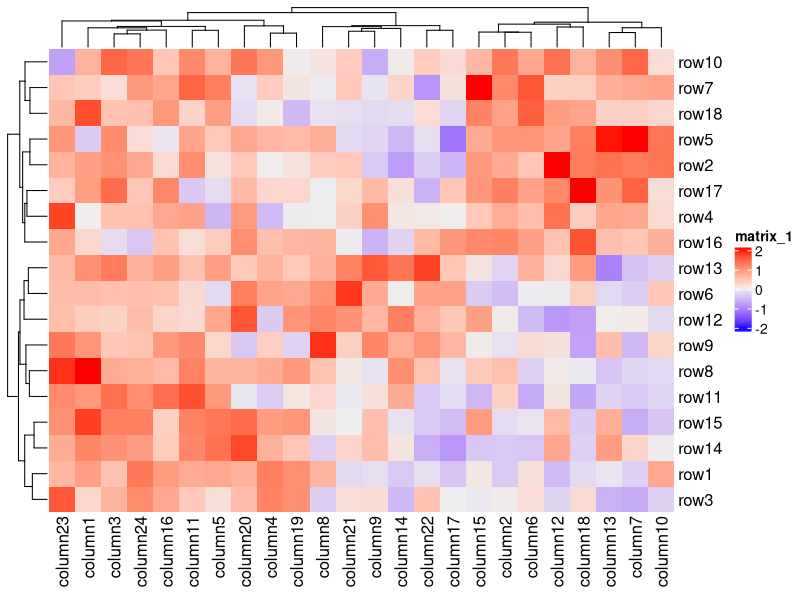
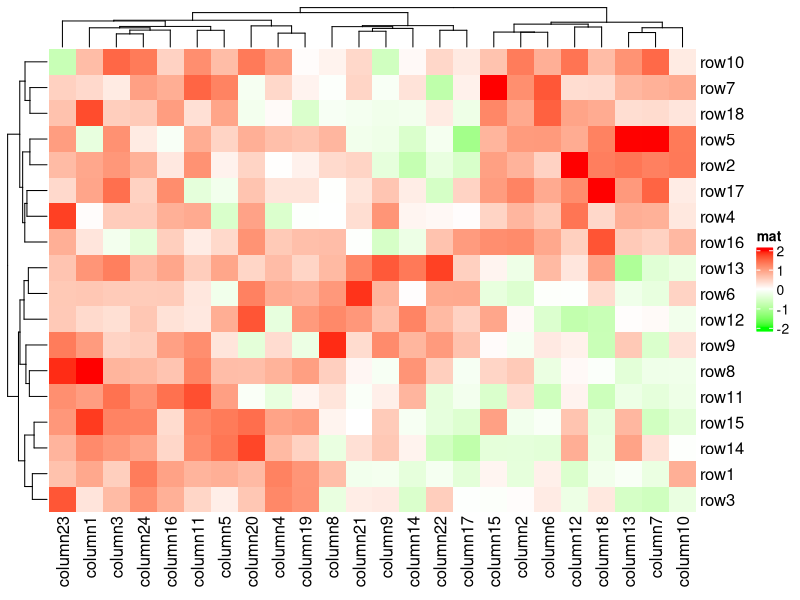
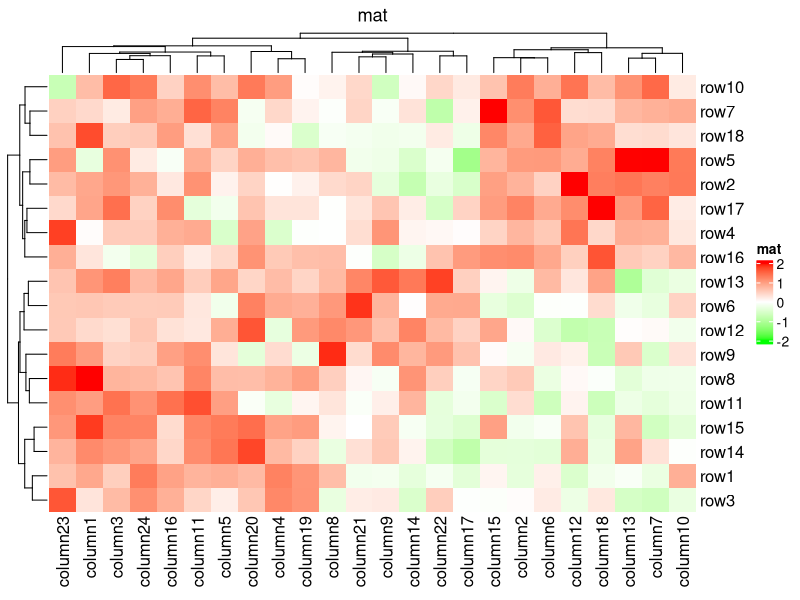
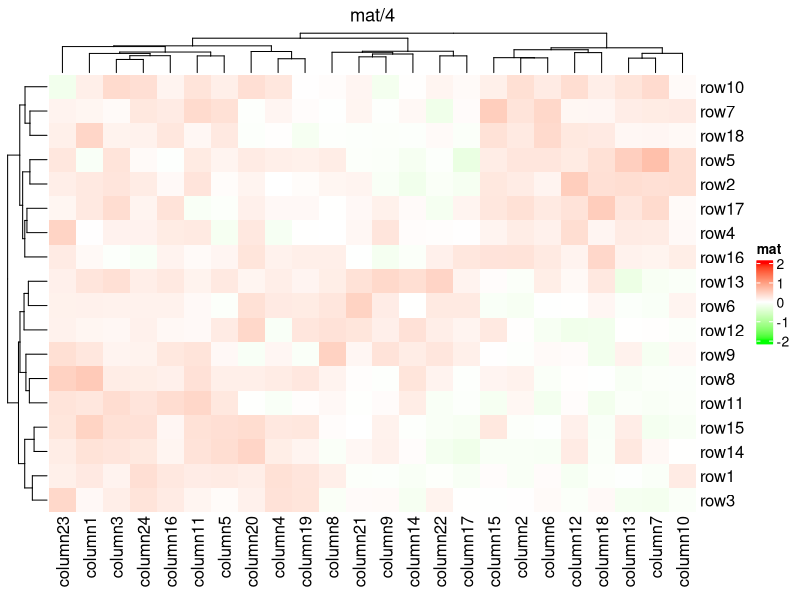
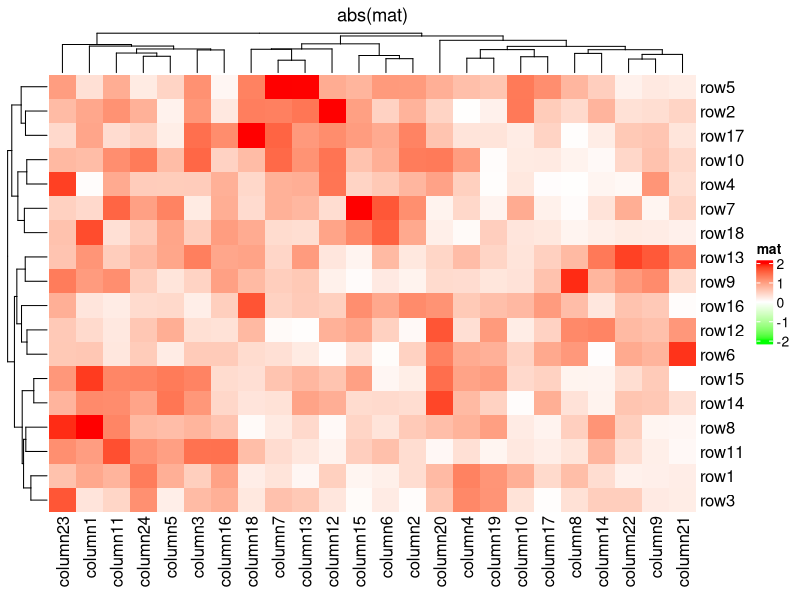
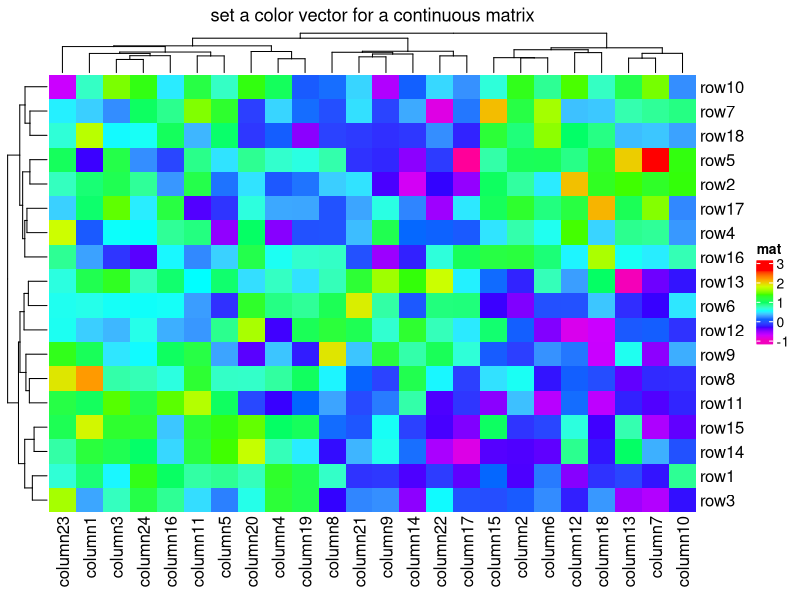
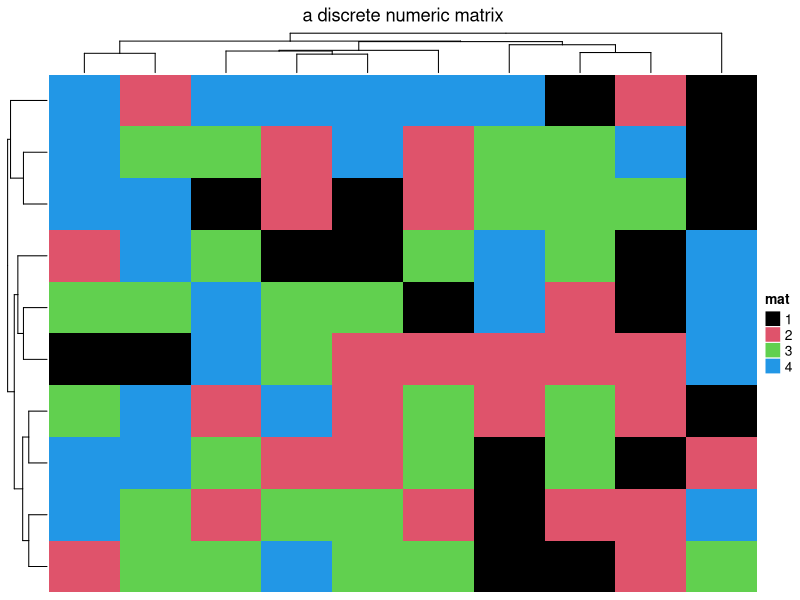
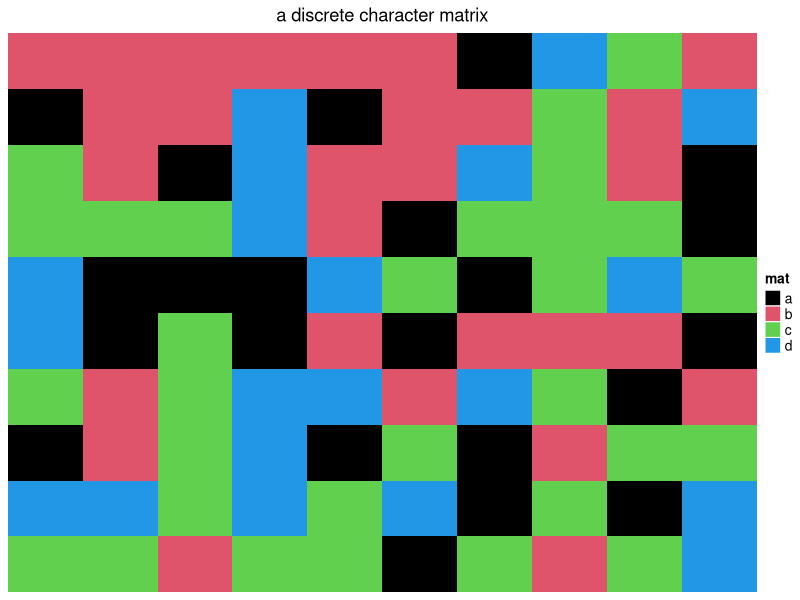

Generate these figures, in order, with R:
## ---- chunk 1
library(ComplexHeatmap)

set.seed(123)
nr1 = 4; nr2 = 8; nr3 = 6; nr = nr1 + nr2 + nr3
nc1 = 6; nc2 = 8; nc3 = 10; nc = nc1 + nc2 + nc3
mat = cbind(rbind(matrix(rnorm(nr1*nc1, mean = 1,   sd = 0.5), nr = nr1),
          matrix(rnorm(nr2*nc1, mean = 0,   sd = 0.5), nr = nr2),
          matrix(rnorm(nr3*nc1, mean = 0,   sd = 0.5), nr = nr3)),
    rbind(matrix(rnorm(nr1*nc2, mean = 0,   sd = 0.5), nr = nr1),
          matrix(rnorm(nr2*nc2, mean = 1,   sd = 0.5), nr = nr2),
          matrix(rnorm(nr3*nc2, mean = 0,   sd = 0.5), nr = nr3)),
    rbind(matrix(rnorm(nr1*nc3, mean = 0.5, sd = 0.5), nr = nr1),
          matrix(rnorm(nr2*nc3, mean = 0.5, sd = 0.5), nr = nr2),
          matrix(rnorm(nr3*nc3, mean = 1,   sd = 0.5), nr = nr3))
   )

mat = mat[sample(nr, nr), sample(nc, nc)] # random shuffle rows and columns
rownames(mat) = paste0("row", seq_len(nr))
colnames(mat) = paste0("column", seq_len(nc))
## ---- chunk 2
Heatmap(mat)
## ---- chunk 3
library(circlize)
col_fun <- colorRamp2(breaks = c(-2, 0, 2), c("green", "white", "red"))

col_fun(seq(-3, 3))

Heatmap(mat, name = "mat", col = col_fun)
## ---- chunk 4
par(mfrow = c(2,2))

Heatmap(mat, name = "mat", col = col_fun, column_title = "mat")
Heatmap(mat/4, name = "mat", col = col_fun, column_title = "mat/4")
Heatmap(abs(mat), name = "mat", col = col_fun, column_title = "abs(mat)")
## ---- chunk 5
Heatmap(mat, 
        name = "mat", 
        col = rev(rainbow(10)), 
        column_title = "set a color vector for a continuous matrix")
## ---- chunk 6
discrete_mat = matrix(sample(1:4, 100, replace = TRUE), 10, 10)
colors = structure(1:4, names = c("1", "2", "3", "4")) # black, red, green, blue
Heatmap(discrete_mat, name = "mat", col = colors,
    column_title = "a discrete numeric matrix")
## ---- chunk 7
discrete_mat = matrix(sample(letters[1:4], 100, replace = TRUE), 10, 10)
colors = structure(1:4, names = letters[1:4])
Heatmap(discrete_mat, name = "mat", col = colors,
    column_title = "a discrete character matrix")
## ---- chunk 8
Heatmap(mat, 
        border_gp = gpar(col = "black", lty = 2), 
        column_title = "set heatmap borders", 
        rect_gp = gpar(lty = 2, col = "grey", lwd = 0.5))
## ---- chunk 9
Heatmap(matrix = mat, 
        name = "mat", 
        rect_gp = gpar(type = "none"), 
        column_title = "nothing is drawn in the heatmap body")
## ---- chunk 10
library(ComplexHeatmap)
library(circlize)

set.seed(123)
mat <- matrix(rnorm(100), 10)
rownames(mat) <- paste0("R", 1:10)
colnames(mat) <- paste0("C", 1:10)

column_ha <- HeatmapAnnotation(foo1 = runif(10), 
                               bar1 = anno_barplot(runif(10)))
row_ha <- rowAnnotation(foo2 = runif(10), 
                        bar2 = anno_barplot(runif(10)))

Heatmap(mat, name = "mat", 
        top_annotation = column_ha, 
        right_annotation = row_ha)
## ---- chunk 11
column_ha
## ---- chunk 12
row_ha
## ---- chunk 13
ha <- HeatmapAnnotation(foo = 1:10)
plot(ha)
## ---- chunk 14
ha <- HeatmapAnnotation(bar = sample(letters[1:3], 10, replace = TRUE))
plot(ha)
## ---- chunk 15
?HeatmapAnnotation
col_fun <- colorRamp2(c(0, 5, 10), c("blue", "white", "red"))
ha <- HeatmapAnnotation(bar = sample(letters[1:3], 10, replace = T), 
                        col = list(bar = c("a" = "red", "b" = "green", "c" = "blue")))

plot(ha)
## ---- chunk 16
hs <- HeatmapAnnotation(
  foo = 1:10, 
  bar = sample(letters[1:3], 10, T), 
  col = list(
    foo = col_fun, # the continuous value should be a color mapping function
    bar = c("a" = "red", "b" = "green", "c" = "blue")
  )
)
plot(hs)
## ---- chunk 17
ha <- HeatmapAnnotation(
  foo = c(1:4, NA, 6:10), 
  bar = c(NA, sample(letters[1:3], 9, T)), 
  col = list(foo = col_fun, 
             bar = c("a" = "red", "b" = "green", "c" = "blue")), 
  na_col = "black"
)
plot(ha)
## ---- chunk 18
ha <- HeatmapAnnotation(
  foo = 1:10, 
  bar = sample(letters[1:3], 10, T), 
  col = list(
    foo = col_fun, 
    bar = c("a" = "red", "b" = "green", "c" = "blue")
  ),
  gp = gpar(col = "black", lty = 2)
)
plot(ha)
## ---- chunk 19
ha <- HeatmapAnnotation(foo = 1:10)

# identical to

ha <- HeatmapAnnotation(foo = anno_simple(1:10))
## ---- chunk 20
ha <- HeatmapAnnotation(
  foo = anno_simple(1:10, pch = 1, pt_gp = gpar(col = "red"), pt_size = unit(1:10, "mm"))
)

plot(ha)
## ---- chunk 21
ha <- HeatmapAnnotation(foo = anno_simple(1:10, pch = 1:10))
plot(ha)
## ---- chunk 22
ha <- HeatmapAnnotation(foo = anno_simple(1:10, 
                                          pch = sample(letters[1:3], 10, replace = T)))

plot(ha)
## ---- chunk 23
ha <- HeatmapAnnotation(
  foo = anno_simple(cbind(1:10, 10:1), pch = 1:2)
)
plot(ha)
## ---- chunk 24
pch <- matrix(1:20, ncol = 2)
pch[sample(length(pch), 10)] <- NA

ha <- HeatmapAnnotation(
  foo = anno_simple(cbind(1:10, 10:1), pch = pch)
)
plot(ha)
## ---- chunk 25
library(circlize)

set.seed(123)
pvalue <- 10^-runif(10, min = 0, max = 3)
is_sig <- pvalue < 0.01
pch <- rep("*", 10)
pch[!is_sig] <- NA

pvalue_col_fun <- colorRamp2(c(0, 2, 3), c("green", "white", "red"))

ha <- HeatmapAnnotation(
  pvalue = anno_simple(-log10(pvalue), col = pvalue_col_fun, pch = pch), 
  annotation_name_side = "left"
)

ht <- Heatmap(
  matrix(rnorm(100), 10), 
  name = "mat", 
  top_annotation = ha
)

lgd_sig <- Legend(pch = "*", type = "points", labels = "< 0.01")
lgd_pvalue <- Legend(title = "p-value", 
                     col_fun = pvalue_col_fun, 
                     at = c(0, 1, 2, 3),
                     labels = c("1", "0.1", "0.01", "0.001"))

draw(ht, annotation_legend_list = list(lgd_pvalue, lgd_sig))
